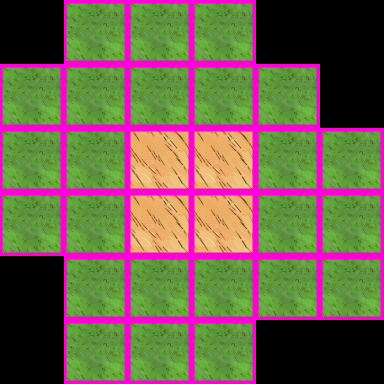

A 2D game scene composited from a Tiled map and its tileset images. What follows is a short description and the map's XML, with each tile layer's data collapsed to a summary:
An orthogonal 6x6 tile map with 64x64 px tiles, 1 tile layer (BG_TILES) and 7 objects (firepit, log_chunk, tent_cone, note3, batteries, ...).

<map version="1.0" orientation="orthogonal" width="6" height="6" tilewidth="64" tileheight="64">
 <tileset firstgid="1" source="dont_starve/ground.tsx" />
 <layer name="BG_TILES" width="6" height="6">
  <data>[36 cells, 28 non-empty, 2 distinct tile ids]</data>
 </layer>
 <objectgroup name="FG_OBJECTS" width="6" height="6">
  <object type="firepit" x="191" y="189" />
  <object type="log_chunk" x="139" y="146" />
  <object type="tent_cone" x="54" y="165" />
  <object type="note3" x="122" y="232" />
  <object type="batteries" x="253" y="251" />
  <object type="blood1" x="132" y="240" />
  <object type="blood3" x="125" y="225" />
 </objectgroup>
</map>
